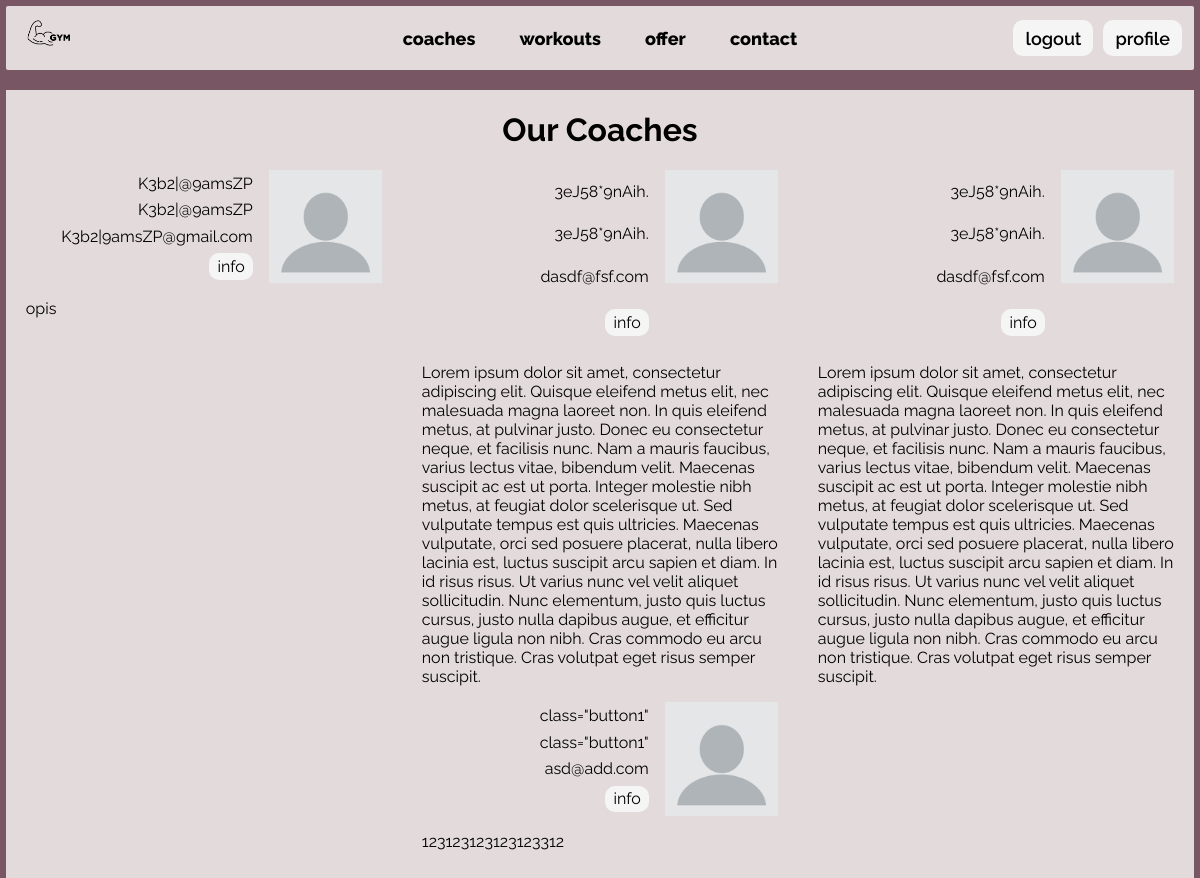
Page /users/coaches/ (signed in) on the committed database.
### users/models.py (models this page shows)
class User(AbstractUser):
    is_coach = models.BooleanField()
    profile_picture = models.ImageField(upload_to='profile_pictures/',
                                        default='profile_pictures/default.png')
    gender = models.CharField(
        choices=[('M', 'Male'),
                 ('F', 'Female')],
        max_length=1)

class Coach(models.Model):
    user = models.OneToOneField(User, on_delete=models.PROTECT, related_name='coach')
    hourly_rate = models.FloatField()
    description = models.TextField(null=True)
    phone_number = models.IntegerField(null=True)

### users/views.py (the view)
# urls.py: path("coaches/", views.show_coaches, name="coaches"),
def show_coaches(request):
    coaches = User.objects.filter(is_coach=True)
    context = {
        'coaches': coaches,
    }
    return render(request, 'users/coaches.html', context)

### users/templates/users/coaches.html
{% extends 'core/index.html' %}
{% block content %}
<div id="coaches-page">
    <h1>Our Coaches</h1>
    <div id="all-coaches-containers">
        {% for coach in coaches %}
        <div class="coach-container">
            <div class="coach-paragraphs-cont">
                <p>{{coach.first_name}}</p>
                <p>{{coach.last_name}}</p>
                <p>{{coach.email}}</p>
                <a href="{%url 'users:coach_info' coach.id %}">info</a>
            </div>
            <img alt="coach_profile_picture" src="{{coach.profile_picture.url}}">
            <p class="coaches-all-description">{{coach.coach.description}}</p>
        </div>
        {% endfor %}
    </div>
</div>
{% endblock %}

### core/static/styles.css (style rules this page uses)
body { font-family: "Raleway", serif; font-optical-sizing: auto; font-style: normal; background: #795663; display: flex; flex-direction: column; align-items: center; margin: 0.5vw 0.5vw; }
a { text-decoration: none; color: black; }
#coaches-page { display: flex; flex-direction: column; align-items: center; }
#all-coaches-containers { display: flex; flex-wrap: wrap; justify-content: space-around; }
.coach-container { width: 30%; height: 30%; display: grid; grid-template-columns: 2fr 1fr; grid-template-rows: 1fr 2fr; column-gap: 1rem; }
.coach-paragraphs-cont { grid-area: 1 / 1 / 2 / 2; display: flex; flex-direction: column; align-items: end; justify-content: space-around; }
.coach-paragraphs-cont a { align-items: center; background: whitesmoke; border: 2px solid whitesmoke; border-radius: 10px; transition: background-color 0.3s ease; padding: 0.2vh 0.5vw; }
.coach-paragraphs-cont p { margin: 0; }
.coach-container img { grid-area: span 1; width: 100%; }
.coaches-all-description { grid-area: 2 / 1 / 3 / 3; }

### rows in the picture
User: first_name "K3b2|@9amsZP", last_name "K3b2|@9amsZP", email "K3b2|9amsZP@gmail.com", profile_picture (placeholder picture), coach.description "opis"
User: first_name "3eJ58*9nAih.", last_name "3eJ58*9nAih.", email "dasdf@fsf.com", profile_picture (placeholder picture), coach.description "Lorem ipsum dolor sit amet, consectetur adipiscing elit. Quisque eleifend metus elit, nec malesuada magna laoreet non. In quis eleifend metus, at pulvinar justo. Donec eu consectetur neque, et facilisis nunc. Nam a mauris faucibus, varius lectus vitae, bibendum velit. Maecenas suscipit ac est ut porta. Integer molestie nibh metus, at feugiat dolor scelerisque ut. Sed vulputate tempus est quis ultricies. Maecenas vulputate, orci sed posuere placerat, nulla libero lacinia est, luctus suscipit arcu sapien et diam. In id risus risus. Ut varius nunc vel velit aliquet sollicitudin. Nunc elementum, justo quis luctus cursus, justo nulla dapibus augue, et efficitur augue ligula non nibh. Cras…"
User: first_name "3eJ58*9nAih.", last_name "3eJ58*9nAih.", email "dasdf@fsf.com", profile_picture (placeholder picture), coach.description "Lorem ipsum dolor sit amet, consectetur adipiscing elit. Quisque eleifend metus elit, nec malesuada magna laoreet non. In quis eleifend metus, at pulvinar justo. Donec eu consectetur neque, et facilisis nunc. Nam a mauris faucibus, varius lectus vitae, bibendum velit. Maecenas suscipit ac est ut porta. Integer molestie nibh metus, at feugiat dolor scelerisque ut. Sed vulputate tempus est quis ultricies. Maecenas vulputate, orci sed posuere placerat, nulla libero lacinia est, luctus suscipit arcu sapien et diam. In id risus risus. Ut varius nunc vel velit aliquet sollicitudin. Nunc elementum, justo quis luctus cursus, justo nulla dapibus augue, et efficitur augue ligula non nibh. Cras…"
User: first_name "class=\"button1\"", last_name "class=\"button1\"", email "asd@add.com", profile_picture (placeholder picture), coach.description "123123123123123312"
